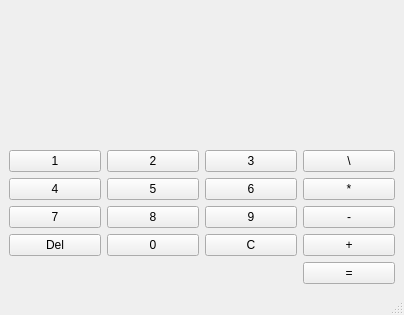
<?xml version="1.0" encoding="UTF-8"?>
<ui version="4.0">
 <class>MainWindow</class>
 <widget class="QMainWindow" name="MainWindow">
  <property name="geometry">
   <rect>
    <x>0</x>
    <y>0</y>
    <width>404</width>
    <height>315</height>
   </rect>
  </property>
  <property name="windowTitle">
   <string>MainWindow</string>
  </property>
  <widget class="QWidget" name="centralwidget">
   <layout class="QGridLayout" name="gridLayout_2">
    <item row="0" column="0">
     <layout class="QGridLayout" name="gridLayout">
      <item row="0" column="0" colspan="4">
       <widget class="QLabel" name="label">
        <property name="text">
         <string/>
        </property>
       </widget>
      </item>
      <item row="1" column="0">
       <widget class="QPushButton" name="btn_One">
        <property name="text">
         <string>1</string>
        </property>
       </widget>
      </item>
      <item row="1" column="1">
       <widget class="QPushButton" name="btn_Two">
        <property name="text">
         <string>2</string>
        </property>
       </widget>
      </item>
      <item row="1" column="2">
       <widget class="QPushButton" name="btn_Three">
        <property name="text">
         <string>3</string>
        </property>
       </widget>
      </item>
      <item row="1" column="3">
       <widget class="QPushButton" name="btn_Division">
        <property name="text">
         <string>\</string>
        </property>
       </widget>
      </item>
      <item row="2" column="0">
       <widget class="QPushButton" name="btn_Four">
        <property name="text">
         <string>4</string>
        </property>
       </widget>
      </item>
      <item row="2" column="1">
       <widget class="QPushButton" name="btn_Five">
        <property name="text">
         <string>5</string>
        </property>
       </widget>
      </item>
      <item row="2" column="2">
       <widget class="QPushButton" name="btn_Six">
        <property name="text">
         <string>6</string>
        </property>
       </widget>
      </item>
      <item row="2" column="3">
       <widget class="QPushButton" name="btn_Mutiply">
        <property name="text">
         <string>*</string>
        </property>
       </widget>
      </item>
      <item row="3" column="0">
       <widget class="QPushButton" name="btn_Seven">
        <property name="text">
         <string>7</string>
        </property>
       </widget>
      </item>
      <item row="3" column="1">
       <widget class="QPushButton" name="btn_Eight">
        <property name="text">
         <string>8</string>
        </property>
       </widget>
      </item>
      <item row="3" column="2">
       <widget class="QPushButton" name="btn_Nine">
        <property name="text">
         <string>9</string>
        </property>
       </widget>
      </item>
      <item row="3" column="3">
       <widget class="QPushButton" name="btn_Minus">
        <property name="text">
         <string>-</string>
        </property>
       </widget>
      </item>
      <item row="4" column="0">
       <widget class="QPushButton" name="pushButton">
        <property name="text">
         <string>Del</string>
        </property>
       </widget>
      </item>
      <item row="4" column="1">
       <widget class="QPushButton" name="btn_Zero">
        <property name="text">
         <string>0</string>
        </property>
       </widget>
      </item>
      <item row="4" column="2">
       <widget class="QPushButton" name="Clear">
        <property name="text">
         <string>C</string>
        </property>
       </widget>
      </item>
      <item row="4" column="3">
       <widget class="QPushButton" name="btn_Plus">
        <property name="text">
         <string>+</string>
        </property>
       </widget>
      </item>
      <item row="5" column="3">
       <widget class="QPushButton" name="equalto">
        <property name="text">
         <string>=</string>
        </property>
       </widget>
      </item>
     </layout>
    </item>
   </layout>
  </widget>
  <widget class="QStatusBar" name="statusbar"/>
 </widget>
 <resources/>
 <connections/>
</ui>
